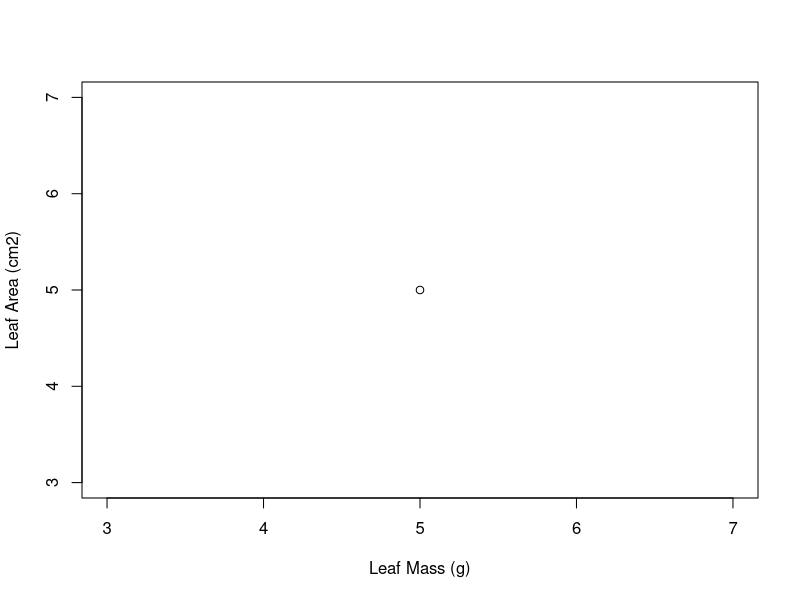
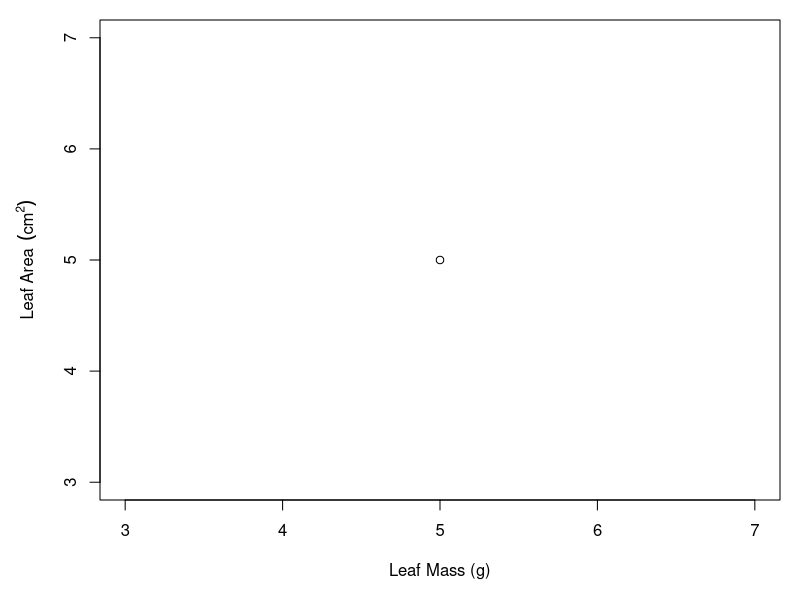
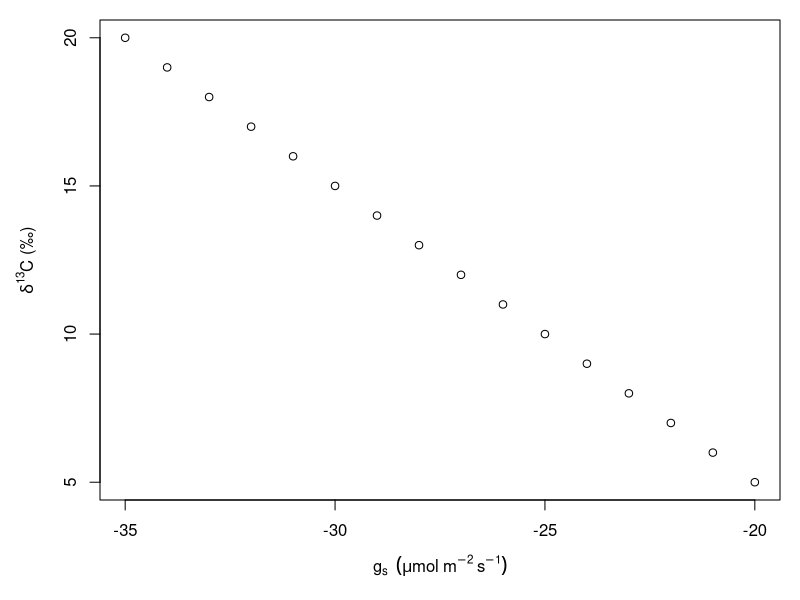
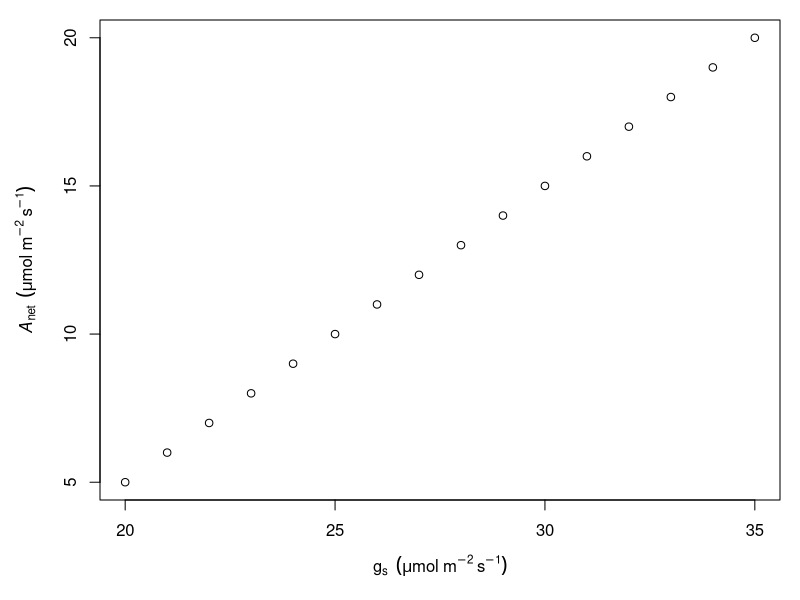
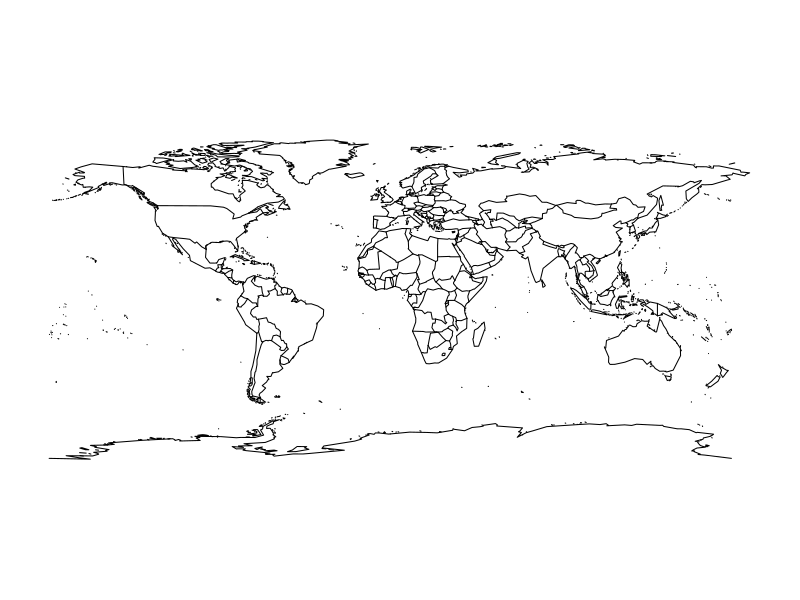
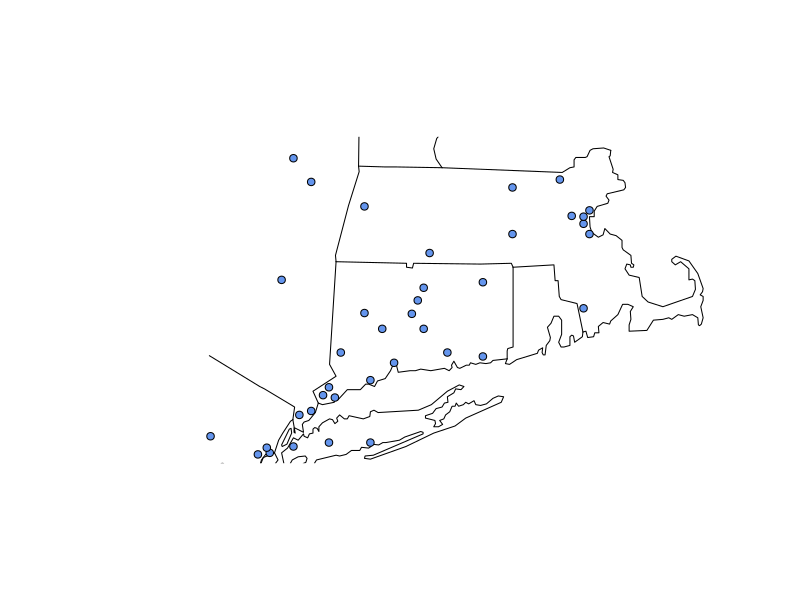
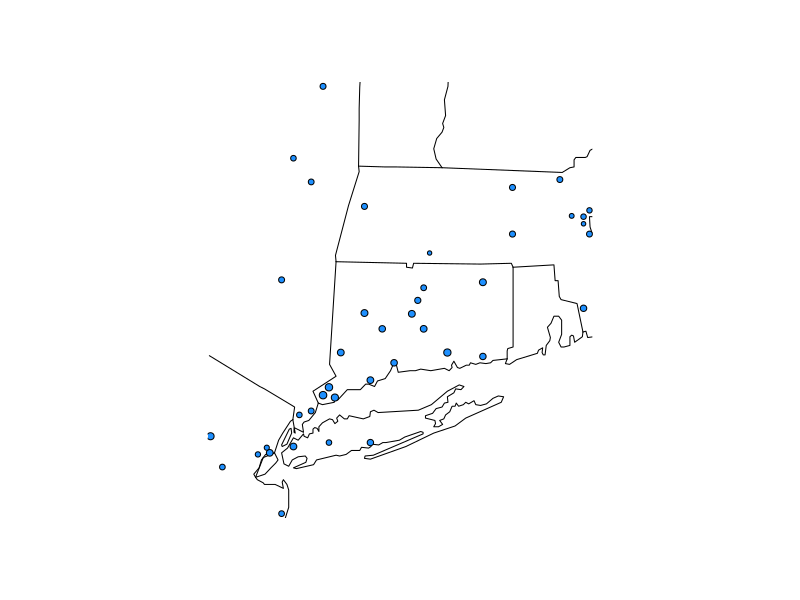
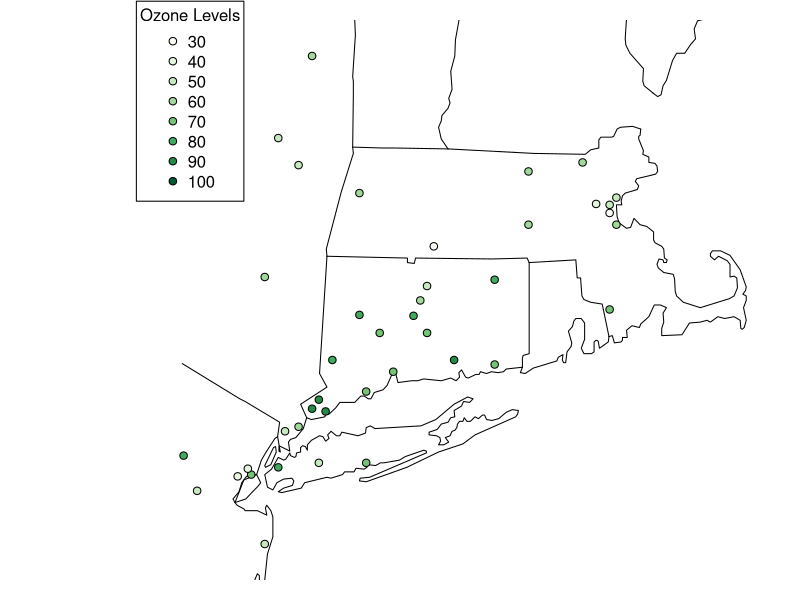

Recreate these plots in R, in order.

### First we will learn how to use regular expression to tidy up or labels-----------------

### We often need to use expression() when we need sub-, superscripts & greek letters
### Replaces basic character strings such as "Leaf Area  (cm2)"

### Expression is a type of 'object' that has more ability than basic character strings
### Expression objects can sometimes be a headache, so only use it when needed

##basic plot
plot(5 , 5, xlab="Leaf Mass (g)", ylab="Leaf Area (cm2)")
##The label here is fine, but is not of publication quality with the cm2

la_lab <- expression(Leaf~Area~~(cm^2)) ##you can have no blank spaces, set them with ~
                                        ##use exp

par(mar=c(5,5,1,1))
plot(5 , 5, xlab="Leaf Mass (g)", ylab=la_lab)


##label examples------------
condlab <- expression(g[s]~~(mu*mol~m^-2~s^-1))
  #Greek letters are made using expression, and subscripts use []
c13lab <-expression(paste(delta^{13}, "C (\u2030)")) 
  #more complicated symbols can be with unicodes
  #expression and character strings can be combined (if needed) using paste ()
anet <- expression(italic(A)[net]~~(mu*mol~m^-2~s^-1))
  #you can also add text style to certain bits instead to the whole string

plot(-20:-35 , 5:20, xlab=condlab, ylab=c13lab)
plot(20:35 , 5:20, xlab=condlab, ylab=anet)

###The above labels cover most aspects, just organize them somewhere useful.



#lets make a MAP with samples locations-------------------------------------------

##there are many many options for this based on your data and goals
## coordiantes, gis, interactive, etc
## http://cran.r-project.org/web/views/Spatial.html

data(ozone)

library(maps) #build into base R

windows()
map('world')

##add ozone data to a map
map('state', xlim=range(ozone$x), ylim=range(ozone$y)) #uses usa boundaries to start, then trimmed
#text(ozone$x, ozone$y, ozone$median) #plot the actual values
points(ozone$x, ozone$y, pch=21, bg="cornflower blue") #plot the locations

##points size representative of the variable value
map('state', xlim=range(ozone$x), ylim=range(ozone$y))
points(ozone$x, ozone$y, pch=21, bg="dodgerblue", cex=sqrt(ozone$median/100))
#scaling usually done with squareroot transformation 
#data may need to be decreased by a order of magnitude to cex= a reasonable #


## plot but with color breaks for range of ozones
library(RColorBrewer)
colors <- brewer.pal(8, "Greens") #another way for a ramped color choice

library(classInt)  #determine break points (bins) of a variable
brks<-classIntervals(ozone$median,style="pretty") #non-overlapping breaks (lots of options)
bins<- brks$brks

ozone$ozone_bin <- cut(ozone$median, breaks = bins)

par(mar=c(1,1,1,1))
map('state', xlim=range(ozone$x), ylim=range(ozone$y))
points(ozone$x, ozone$y, pch=21, bg=colors[ozone$ozone_bin]) #plot the locations
legend("topleft", pch=21, pt.bg=colors, legend=bins, title="Ozone Levels", 
       xpd=TRUE, inset=-.1)
